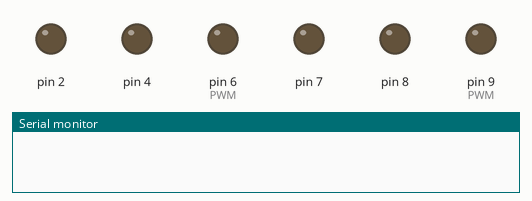
The sketch below on a simulated Arduino Uno, built with avr-gcc and run on an emulated ATmega328P. On the bench: output pins drawn as LEDs (lit = HIGH), the last lines printed to the serial monitor.

Above: at 0.1 s.
At 11.3 s:
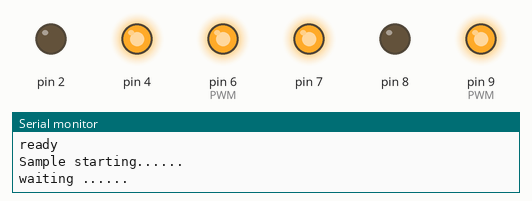
At 12.2 s:
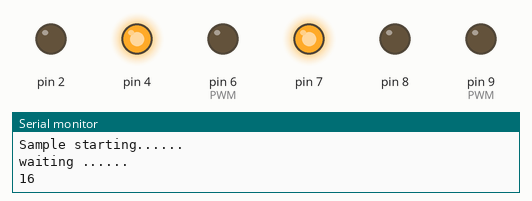
Timing chart, 0 to 13.7 s (numbered marks = the images above):
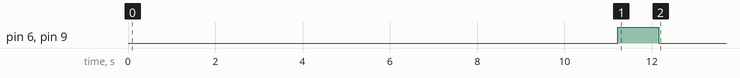

The sketch:

steering.ino
```cpp
#include "Wire.h"
#include "I2Cdev.h"
#include "MPU9250.h"

float current_lat = 36.0096155555; // 현재 위도
float current_lon = 129.3225755555; // 현재 경도
float target_lat = 36.0106455555; // 목표 위도 타켓 조정 필요
float target_lon = 129.3229755555; // 목표 경도 타켓 조정 필요

// class default I2C address is 0x68
// specific I2C addresses may be passed as a parameter here
// AD0 low = 0x68 (default for InvenSense evaluation board)
// AD0 high = 0x69
MPU9250 accelgyro;
I2Cdev   I2C_M;

void getCompass_Data(void);
void getCompassDate_calibrated ();

uint8_t buffer_m[6];

int16_t ax, ay, az;
int16_t gx, gy, gz;
int16_t mx, my, mz;


volatile int mx_max = 0;
volatile int my_max = 0;
volatile int mz_max = 0;

volatile int mx_min = 0;
volatile int my_min = 0;
volatile int mz_min = 0;

float distance_lat_deg = 111.644;  // 위도 1도의 거리
//float distance_lon_deg = 88.0; // 경도 1도의 거리
float distance_lon_deg = 81.8; // 경도 1도의 거리

float heading;
float tiltheading;

float Mxyz[3];

#define sample_num_mdate  5000

volatile float mx_sample[3];
volatile float my_sample[3];
volatile float mz_sample[3];

static float mx_centre = 0;
static float my_centre = 0;
static float mz_centre = 0;

float temperature;
float pressure;
float atm;
float altitude;

void setup()
{
    Wire.begin();
    Serial.begin(9600);
    // verify connection
    pinMode(9, OUTPUT);//PWM
    pinMode(8, OUTPUT);
    pinMode(7, OUTPUT);
    //구동 모터 연결
    pinMode(6, OUTPUT);//PWM
    pinMode(4, OUTPUT);
    pinMode(2, OUTPUT);

    delay(1000);
    Serial.println("     ");
    Mxyz_init_calibrated (); // 초기 보정 실시
}

int target_angle;
void loop()
{

  getCompassDate_calibrated(); // compass data has been calibrated here
  int angle = get_angle(current_lat, current_lon, target_lat, target_lon);
  //move_azimuth_angle(angle);
  Serial.println(angle);


  delay(1000);
}
float get_angle(float start_lat, float start_lon, float end_lat, float end_lon) // 경도 위도 두점 간의 각도 계산
{
  float deg_lat = end_lat - start_lat;
  float deg_lon = end_lon - start_lon;
  float dist_lat = deg_lat * distance_lat_deg * 1000.0;
  float dist_lon = deg_lon * distance_lon_deg * 1000.0;
  float angle = atan2(dist_lon, dist_lat) * 180.0 / PI;
  return angle;
}

float get_my_angle(void)
{//방향 계산
    heading = -(180 * atan2(Mxyz[1], Mxyz[0]) / PI);
    if (heading < 0) heading += 360;
    return heading;
}

// void getHeading(void)
// {//방향 계산
//     heading = -(180 * atan2(Mxyz[1], Mxyz[0]) / PI);
//     if (heading < 0) heading += 360;
// }

void Mxyz_init_calibrated () //초기 보정
{
    Serial.println(F("Before using 9DOF,we need to calibrate the compass frist,It will takes about 2 minutes."));
    Serial.print("  ");
    Serial.println(F("During  calibratting ,you should rotate and turn the 9DOF all the time within 2 minutes."));
    Serial.print("  ");
    Serial.println(F("If you are ready ,please sent a command data 'ready' to start sample and calibrate."));

    delay(10000);

    Serial.println("  ");
    Serial.println("ready");
    Serial.println("Sample starting......");
    Serial.println("waiting ......");

    get_calibration_Data ();
}
void get_calibration_Data ()
{
  for (int i = 0; i < sample_num_mdate; i++)
  {//보정 값 측정을 위해 좌회전
    turn_left(255);
    getCompass_Data();//지자계 측정치 불러오기
    if ( Mxyz[0] > mx_max )
    {
      mx_max = Mxyz[0];
    }
    if ( Mxyz[0] < mx_min )
    {
      mx_min = Mxyz[0];
    }
    if ( Mxyz[1] > my_max )
    {
      my_max = Mxyz[1];
    }
    if ( Mxyz[1] < my_min )
    {
      my_min = Mxyz[1];
    }
  }
  //보정이 끝나면 정지
  stop();

  mx_centre = (mx_max + mx_min) / 2;
  my_centre = (my_max + my_min) / 2;
  mz_centre = (mz_max + mz_min) / 2;
}
void getCompass_Data(void)
{//지자계 데이터 측정
  accelgyro.getMotion9(&ax, &ay, &az, &gx, &gy, &gz, &mx, &my, &mz);
  Mxyz[0] = (double) mx * 1200 / 4096;
  Mxyz[1] = (double) my * 1200 / 4096;
  Mxyz[2] = (double) mz * 1200 / 4096;
}
void getCompassDate_calibrated ()
{//방향 보정
  getCompass_Data();
  Mxyz[0] = Mxyz[0] - mx_centre;
  Mxyz[1] = Mxyz[1] - my_centre;
  Mxyz[2] = Mxyz[2] - mz_centre;
}

#define ALLOW_DEVIATION 5
#define REPEAT_NO 10
void move_azimuth_angle(int target) // target => 출발점부터 목표점까지 각도
{
  while (target > 180)
  {
    target -= 360;
  }
  while (target < -180)
  {
    target += 360;
  }
  while (1)
  {
    float sum_angle = 0;

    for ( int i = 0; i < REPEAT_NO; i++)
    {
      getCompassDate_calibrated(); // compass data has been calibrated here
      float angle = get_my_angle();
      sum_angle = sum_angle + angle;
    }
    float current_angle = sum_angle / (float)REPEAT_NO;

    float deviation = target - current_angle;
    while ( deviation > 180 )
    {
      deviation -= 360;
    }
    while ( deviation < -180 )
    {
      deviation += 360;
    }
    if ( fabs(deviation) < ALLOW_DEVIATION )
    {
      Serial.println("OK");
      stop();
      return;
    }

    if ( deviation  > ALLOW_DEVIATION )
    {
      turn_right(100);
    }
    if ( deviation < -ALLOW_DEVIATION )
    {
      turn_left(100);
    }
  }
}

void turn_right(int pwm){//우회전
  analogWrite(9, 255);
  digitalWrite(8, HIGH);
  digitalWrite(7, LOW);
  analogWrite(6, pwm);
  digitalWrite(4, HIGH);
  digitalWrite(2, LOW);
}

void turn_left(int pwm){//좌회전
  analogWrite(9, 255);
  digitalWrite(8, LOW);
  digitalWrite(7, HIGH);
  analogWrite(6, pwm);
  digitalWrite(4, HIGH);
  digitalWrite(2, LOW);
}

void stop(){//정지
  analogWrite(9, 0);
  digitalWrite(8, LOW);
  digitalWrite(7, HIGH);
  analogWrite(6, 0);
  digitalWrite(4, HIGH);
  digitalWrite(2, LOW);
}
```
